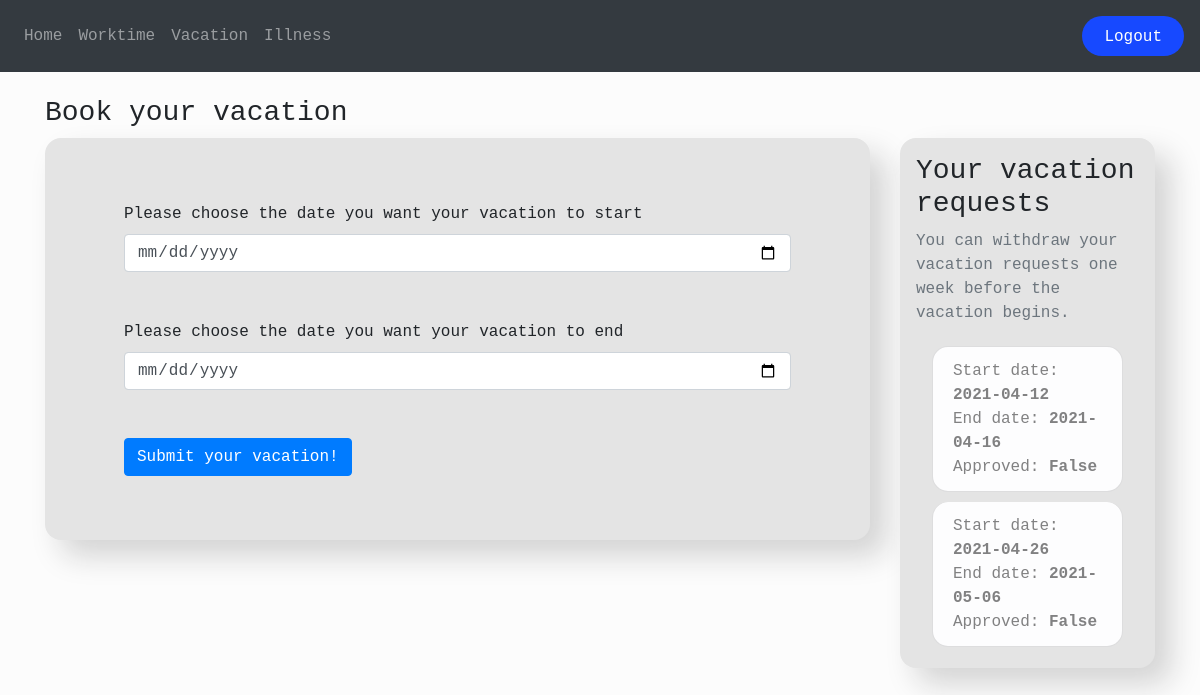
Page /vacation (signed in) on the earlier database version.
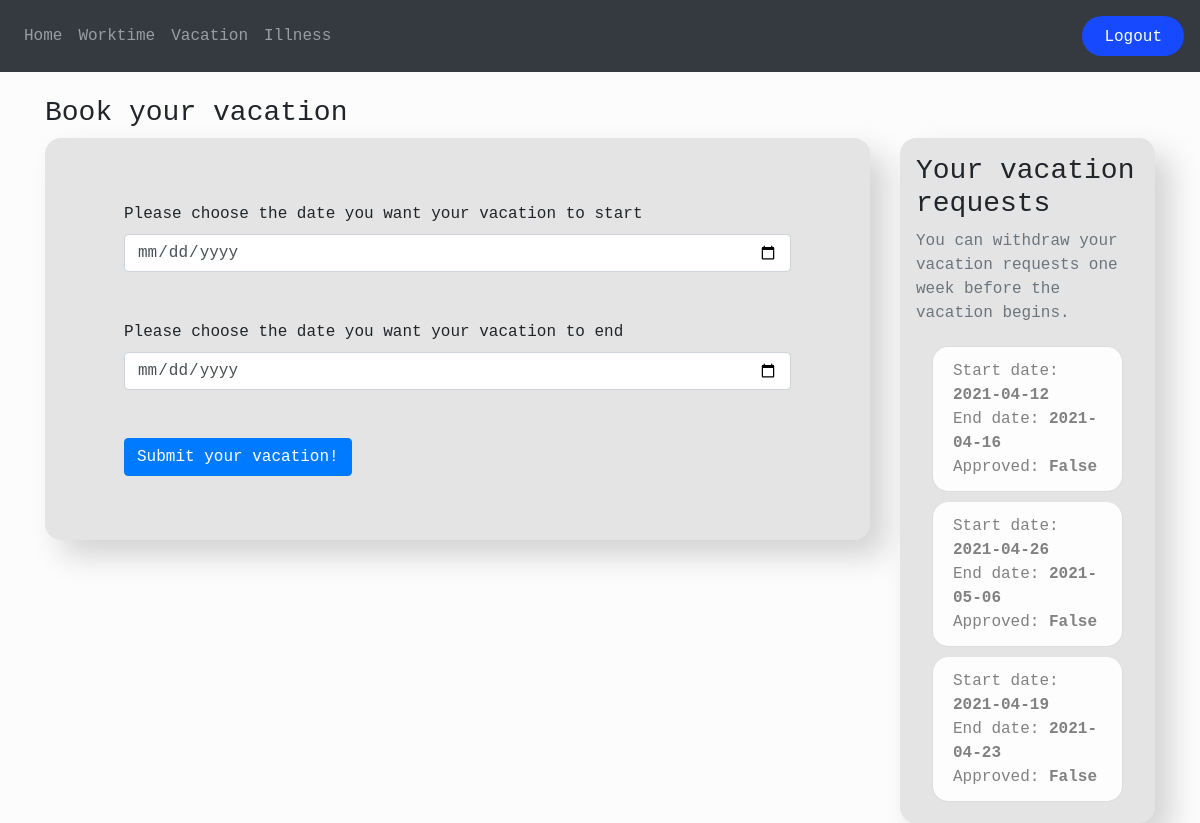
Same page on the later database version.
### app/models.py (models this page shows, shortened)
class Vacation(db.Model):
    id = db.Column(db.Integer, primary_key=True)
    start_date = db.Column(db.Date)
    end_date = db.Column(db.Date)
    user_id = db.Column(db.Integer, db.ForeignKey('user.id'))
    approved = db.Column(db.Boolean, default=False)

### app/views.py (the view, shortened to what this page needs)
@views.route('/vacation', methods=['GET', 'POST'])
@login_required
def vacation():
    user = User.query.filter_by(id=session.get('user_id')).first()
    requests = Vacation.query.filter_by(user_id=user.id).all()
    return render_template('vacation.html', user=current_user, requests=requests, roles_id=session.get('roles_id'))

### app/__init__.py (called while the page is built)
def create_app():
    app = Flask(__name__)
    app.config['SECRET_KEY'] = '9QxEIB84nNKgxjz9ahPjM2HRtwrERAli4PGtjRjV'
    app.config['SQLALCHEMY_DATABASE_URI'] = f'sqlite:///{DB_NAME}'
    app.config['SQLALCHEMY_TRACK_MODIFICATIONS'] = False
    db.init_app(app)
    from .auth import auth
    from .views import views
    app.register_blueprint(auth)
    app.register_blueprint(views)
    from .models import User
    create_database(app=app)
    login_manager = LoginManager()
    login_manager.login_view = 'auth.login'
    login_manager.init_app(app)
    @login_manager.user_loader
    def load_user(id):
        return User.query.get(int(id))
    return app

### app/templates/vacation.html (shortened to what this page needs)
{% extends 'base.html' %}
{% block page_header %}
<h3>Book your vacation</h3>
{% endblock page_header %}
{% block content %}
<div class="container">
    <div class="row">
        <div class="col-sm-9">
            <div class="vacation-requests-personal">
                <form method="POST">
                    <div class="container">
                        <div class="md-form mx-5 my-5">
                            <label for="start_date">Please choose the date you want your vacation to start</label>
                            <input type="date" name="start_date" id="start_date" class="form-control" required>
                        </div>
                        <div class="md-form mx-5 my-5">
                            <label for="end_date">Please choose the date you want your vacation to end</label>
                            <input type="date" name="end_date" id="end_date" class="form-control" required>
                        </div>
                        <div class="md-form mx-5 my-5">
                            <button type="submit" class="btn btn-primary">Submit your vacation!</button>
                        </div>
                    </div>
                </form>
            </div>
        </div>
        <div class="col-sm-3">
            <div class="vacation-requests-personal">
                <div class="content-section">
                    <h3>Your vacation requests</h3>
                    <p class='text-muted'>
                        You can withdraw your vacation requests one week before the vacation begins.
                    </p>
                    <ul class="list-group" >
                        {% for request in requests %}
                        <li class="list-group-item list-group-item-light individual-request" style="border-radius: 1em; margin:5px 1em">
                            Start date: <strong>{{request.start_date}}</strong>
                            <br>
                            End date: <strong>{{request.end_date}}</strong>
                            <br>
                            Approved: <strong>{{request.approved}}</strong>
                        </li>
                        {% endfor %}
                    </ul>
                </div>
            </div>
        </div>
    </div>
</div>
{% endblock content %}

Differences in the rows shown:
added Vacation: start_date "2021-04-19", end_date "2021-04-23", approved "False"
